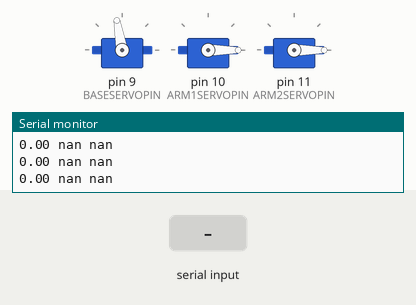
This sketch was run on a simulated Arduino Uno, built with avr-gcc and run on an emulated ATmega328P. Shown: 3 × servo, the last lines printed to the serial monitor. Inputs (shaded band) come from the test bench.

Above: at 3.2 s.
3.3 s: "30,150\n" received over Serial
At 3.7 s:
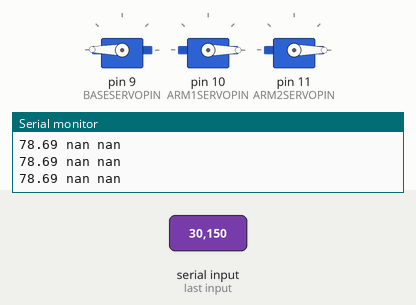
4.8 s: "1,90,45\n" received over Serial
At 5.6 s:
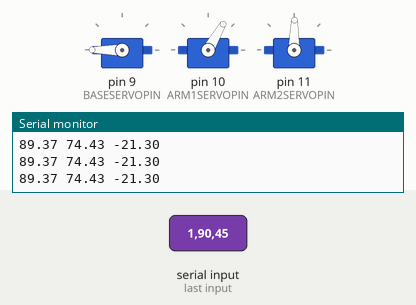
6.3 s: "90,45,200\n" received over Serial
At 6.8 s:
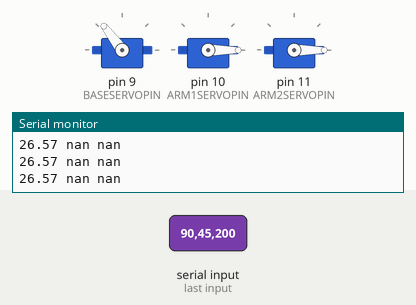
7.8 s: "5\n" received over Serial
At 8.4 s:
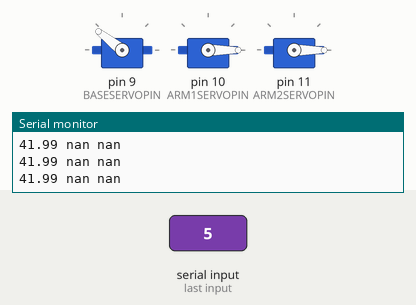
9.3 s: "1,90\n" received over Serial
At 10.5 s:
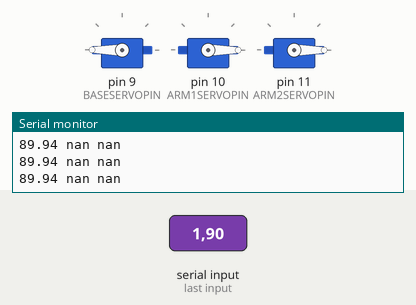
10.8 s: "30,150,10\n" received over Serial
At 11.1 s:
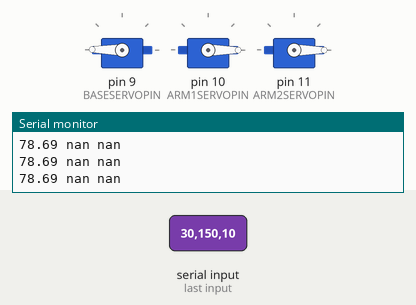
Timing chart, 0 to 13.3 s (numbered marks = the images above; inputs shaded):
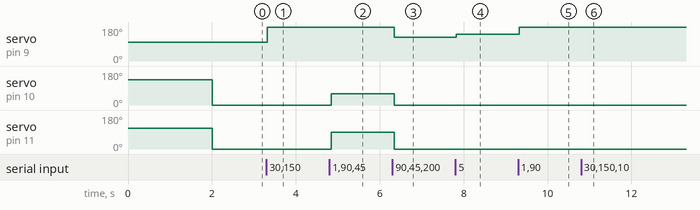

The sketch:

IK_Simple_sinoffset.ino
```cpp
#include <Servo.h>

#define BASESERVOPIN 9
#define ARM1SERVOPIN 10
#define ARM2SERVOPIN 11


Servo arm1servo;
Servo arm2servo;
Servo baseservo;

double x = 0;
double y = 0;
double z = 0;

int gripAngle = 67;  // ESSSTO????

const byte numChars = 32;
char receivedChars[numChars];  // an array to store the received data
int coordes[3] = { 0, 0, 0 };

//====================
int angleToMicroseconds(double angle) {
  double val = 460.0 + (((2400.0 - 460.0) / 180.0) * angle);
  return (int)val;
}
//=================================================
void moveToAngle(double b, double a1, double a2) {
  Serial.print(b);
  Serial.print(" ");
  Serial.print(a1);
  Serial.print(" ");
  Serial.print(a2);
  Serial.println(" ");
  baseservo.writeMicroseconds(angleToMicroseconds(b + 100));
  arm1servo.writeMicroseconds(angleToMicroseconds(135 - a1));
  arm2servo.writeMicroseconds(angleToMicroseconds(a2 + 110));
}
//======================================================

void moveToPos(double x, double y, double z) {
  double b = atan2(y, x) * (180 / 3.1415);  // base angle
  double l = sqrt(x * x + y * y);           // x and y extension
  double h = sqrt(l * l + z * z);
  double phi = atan(z / l) * (180 / 3.1415);
  double theta = acos((h / 2) / 75) * (180 / 3.1415);
  double a1 = phi + theta;  // angle for first part of the arm
  double a2 = phi - theta;  // angle for second part of the arm
  moveToAngle(b, a1, a2);
}
//===========================================================
void setup() {
  // put your setup code here, to run once:
  Serial.begin(9600);
  Serial.println("<pocho is ready>");

  baseservo.attach(BASESERVOPIN, 460, 2400);
  arm1servo.attach(ARM1SERVOPIN, 460, 2400);
  arm2servo.attach(ARM2SERVOPIN, 460, 2400);

  moveToAngle(x, y, z);
  delay(2000);
}

void loop() {
  receiver();

  moveToPos(coordes[0], coordes[1], coordes[2]);
}
//==========================================
void receiver() {
  static byte ndx = 0;
  char endMarker = '\n';
  char rc;

  while (Serial.available() > 0) {
    rc = Serial.read();

    if (rc != endMarker) {
      receivedChars[ndx] = rc;
      ndx++;
      if (ndx >= numChars) {
        ndx = numChars - 1;
      }
    } else {
      separador(receivedChars);
      receivedChars[ndx] = '\0';  // terminate the string
      ndx = 0;
    }
  }
}
//=======================================================
void separador(char input[]) {
  int index = 0;
  char separator[] = ",";
  char *token;

  token = strtok(input, separator);

  while (token != NULL) {
    //Serial.println(atoi(token));
    //Serial.println(index);
    coordes[index] = atoi(token);
    token = strtok(NULL, separator);
    index++;
  }
}
```

Measured:
- after the input at 3.3 s, servo on pin 9 (BASESERVOPIN): 100° → 179° at once
- after the input at 4.8 s, servo on pin 9 (BASESERVOPIN): 179° → 180° at once; servo on pin 10 (ARM1SERVOPIN): 0° → 60° at once; servo on pin 11 (ARM2SERVOPIN): 0° → 89° at once
- after the input at 6.3 s, servo on pin 9 (BASESERVOPIN): 180° → 127° after 0.05 s; servo on pin 10 (ARM1SERVOPIN): 60° → 0° after 0.05 s; servo on pin 11 (ARM2SERVOPIN): 89° → 0° after 0.05 s
- after the input at 7.8 s, servo on pin 9 (BASESERVOPIN): 127° → 142° at once
- after the input at 9.3 s, servo on pin 9 (BASESERVOPIN): 142° → 180° at once
- after the input at 10.8 s, servo on pin 9 (BASESERVOPIN): 180° → 179° at once
